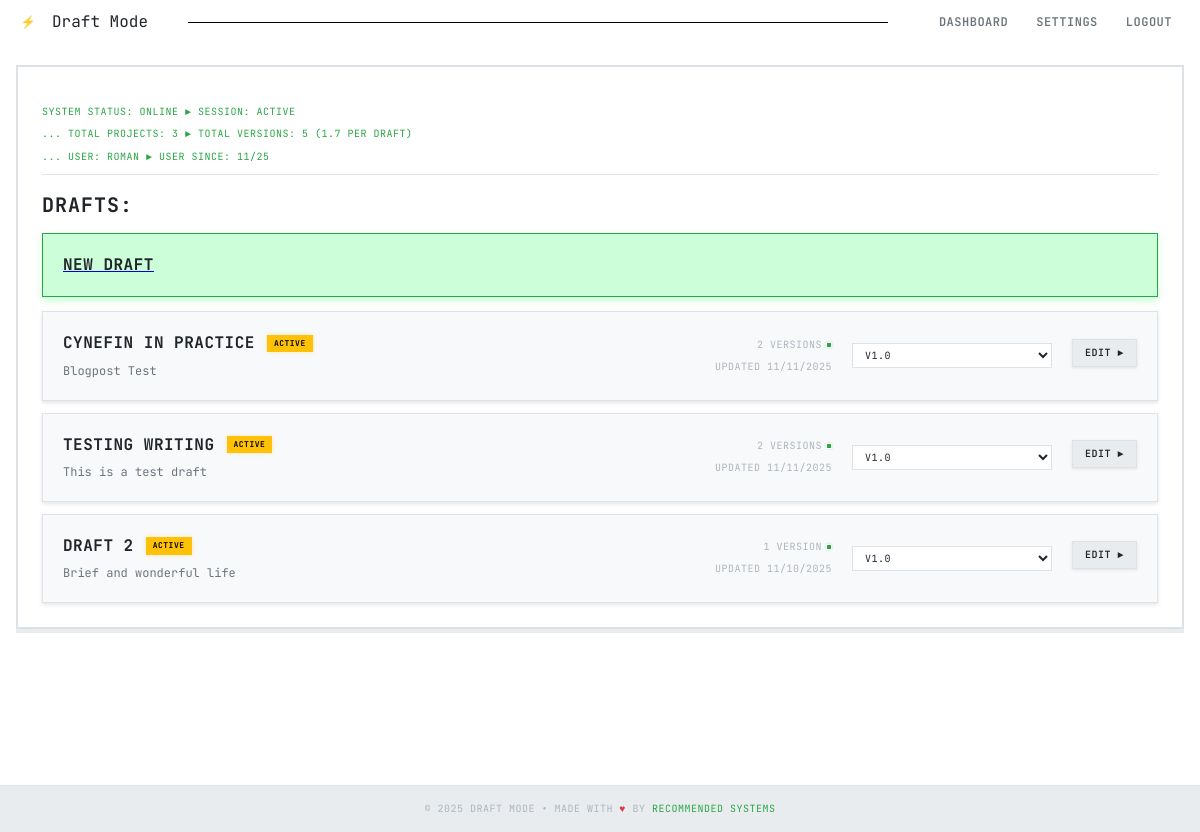
The page /dashboard (signed in) on the database as committed earlier.
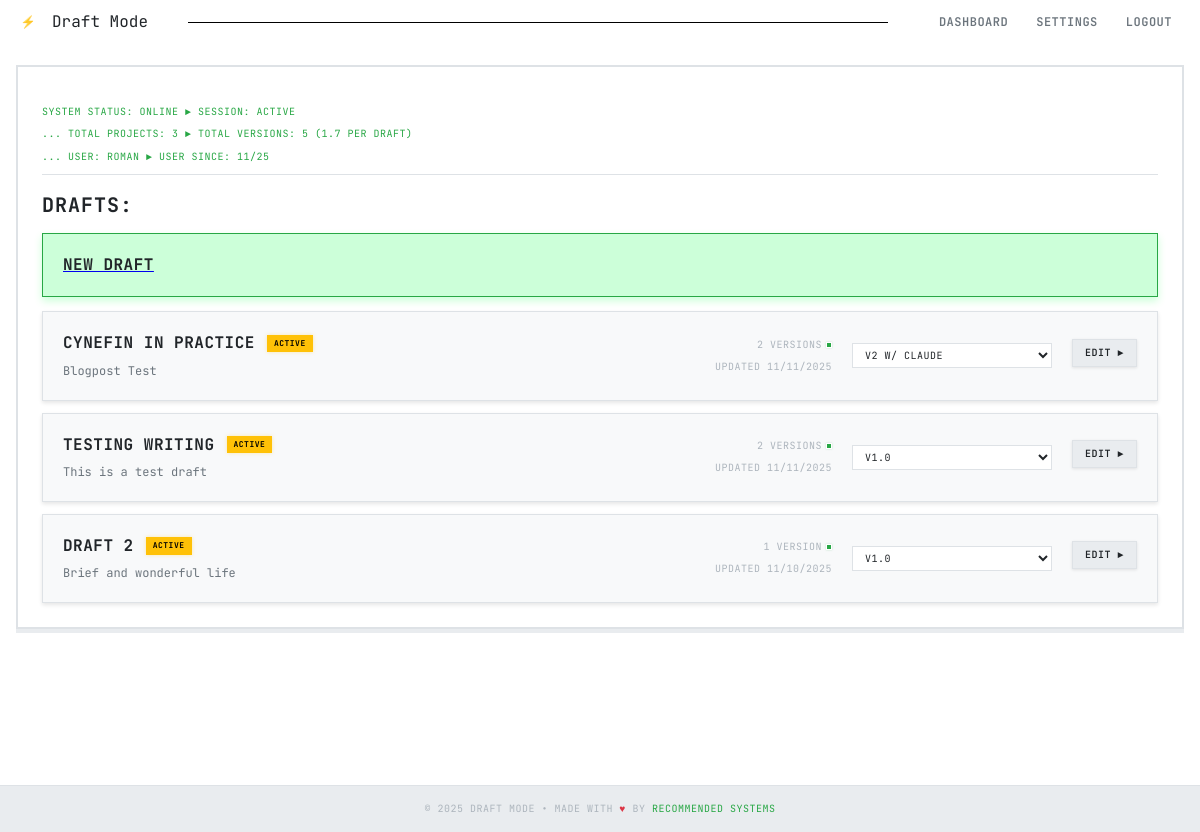
The same page on the database as committed later.
### models.py (models this page shows, shortened)
class User(db.Model):
    __tablename__ = 'users'
    id = db.Column(db.Integer, primary_key=True)
    name = db.Column(db.String(100), nullable=False)
    email = db.Column(db.String(120), unique=True, nullable=False, index=True)
    password_hash = db.Column(db.String(200), nullable=False)
    created_at = db.Column(db.DateTime, default=datetime.utcnow)
    updated_at = db.Column(db.DateTime, default=datetime.utcnow, onupdate=datetime.utcnow)
    failed_login_attempts = db.Column(db.Integer, default=0)
    locked_until = db.Column(db.DateTime, nullable=True)
    email_verified = db.Column(db.Boolean, default=False)
    verification_token = db.Column(db.String(100), unique=True, nullable=True)
    verification_token_expires = db.Column(db.DateTime, nullable=True)
    reset_token = db.Column(db.String(100), unique=True, nullable=True)
    reset_token_expires = db.Column(db.DateTime, nullable=True)
    api_token = db.Column(db.String(64), unique=True, nullable=True)
    api_token_created = db.Column(db.DateTime, nullable=True)
    blog_drafts = db.relationship('BlogDraft', backref='author', lazy=True, cascade='all, delete-orphan')
    @property
    def total_versions(self):
        return sum(len(draft.versions) for draft in self.blog_drafts)

class BlogDraft(db.Model):
    __tablename__ = 'blog_drafts'
    id = db.Column(db.Integer, primary_key=True)
    title = db.Column(db.String(200), nullable=False)
    description = db.Column(db.Text)
    user_id = db.Column(db.Integer, db.ForeignKey('users.id'), nullable=False)
    created_at = db.Column(db.DateTime, default=datetime.utcnow)
    updated_at = db.Column(db.DateTime, default=datetime.utcnow, onupdate=datetime.utcnow)
    versions = db.relationship('DraftVersion', backref='blog_draft', lazy=True, cascade='all, delete-orphan', order_by='DraftVersion.created_at.desc()')

### routes/main.py (the view)
@main_bp.route('/dashboard')
@login_required
def dashboard():
    user = get_current_user()
    drafts = BlogDraft.query.filter_by(user_id=user.id).order_by(BlogDraft.updated_at.desc()).all()
    return render_template('dashboard.html', user=user, drafts=drafts)

### templates/dashboard.html (shortened to what this page needs)
{% extends "base.html" %}
{% block extra_css %}
<link rel="stylesheet" href="{{ url_for('static', filename='css/dashboard.css') }}">
{% endblock %}
{% block breadcrumb %}
<div class="breadcrumb">
    <span style="color: var(--accent-green); font-size: 10px; text-transform: uppercase; letter-spacing: 0.5px;">
        System Status: Online ► Session: Active <br>
        ... Total Projects: {{ drafts|length }} ► Total Versions: {% set total_versions = 0 %}
            {% for draft in drafts %}
                {% set total_versions = total_versions + draft.versions|length %}
            {% endfor %}
            {{ user.total_versions }}
            {% if drafts|length > 0 %}
                    ({{ "%.1f"|format(user.total_versions / drafts|length) }} per draft)
            {% endif %}<br>
        ... User: {{ user.name }} ► User Since: {{ user.created_at.strftime('%m/%y') }}
    </span>
</div>
{% endblock %}
{% block content %}
{% if drafts %}
<h2>DRAFTS:</h2>
    <div class="drafts-list">
        <a href="{{ url_for('drafts.create_draft') }}">
            <div class="draft-card active" style="background-color: rgba(0, 255, 65, 0.2);">
                <div class="draft-title">New Draft</div>
            </div>
        </a>
        {% for draft in drafts %}
        <div class="draft-card">
            <div class="draft-header">
                <div class="draft-title">
                    {% if draft.versions %}
                        {% set current_version = draft.versions|selectattr('is_current')|first %}
                        {% if current_version %}
                            <a href="{{ url_for('drafts.edit_draft', draft_id=draft.id, version=current_version.id) }}" style="color: inherit; text-decoration: none;">{{ draft.title }}</a>
                        {% else %}
                            <a href="{{ url_for('drafts.edit_draft', draft_id=draft.id) }}" style="color: inherit; text-decoration: none;">{{ draft.title }}</a>
                        {% endif %}
                    {% else %}
                        <a href="{{ url_for('drafts.edit_draft', draft_id=draft.id) }}" style="color: inherit; text-decoration: none;">{{ draft.title }}</a>
                    {% endif %}
                    {% if draft.versions %}
                        {% set has_final = false %}
                        {% set has_review = false %}
                        {% set has_working = false %}
                        {% for version in draft.versions %}
                            {% if version.tag == 'final' %}
                                {% set has_final = true %}
                            {% elif version.tag == 'ready_for_review' %}
                                {% set has_review = true %}
                            {% elif version.tag == 'working' %}
                                {% set has_working = true %}
                            {% endif %}
                        {% endfor %}
                        {% if has_final %}
                            <span class="draft-status final">Final</span>
                        {% elif has_review %}
                            <span class="draft-status active" style="background: var(--accent-blue); box-shadow: 0 0 4px var(--accent-blue);">Review</span>
                        {% elif has_working %}
                            <span class="draft-status active" style="background: var(--accent-purple); box-shadow: 0 0 4px var(--accent-purple);">Working</span>
                        {% else %}
                            <span class="draft-status active">Active</span>
                        {% endif %}
                    {% else %}
                        <span class="draft-status empty">Empty</span>
                    {% endif %}
                </div>
                {% if draft.description %}
                    <div class="draft-description">{{ draft.description }}</div>
                {% else %}
                    <div class="draft-description" style="font-style: italic; color: var(--text-muted);">
                        No description provided
                    </div>
                {% endif %}
            </div>
            <div class="draft-meta">
                <div class="draft-versions">
                    <span>{{ draft.versions|length }} version{{ 's' if draft.versions|length != 1 else '' }}</span>
                    <div class="version-indicator"></div>
                </div>
                <div>Updated {{ draft.updated_at.strftime('%m/%d/%Y') }}</div>
            </div>
            <div class="draft-actions">
                {% if draft.versions|length > 0 %}
                    <select class="version-selector" onchange="editVersion({{ draft.id }}, this.value)">
                        {% for version in draft.versions %}
                            <option value="{{ version.id }}" {% if version.is_current %}selected{% endif %}>
                                {% if version.tag and version.tag != 'draft' %}
                                    {% if version.tag == 'final' %}
                                        {{ version.version_name }} [FINAL]
                                    {% elif version.tag == 'ready_for_review' %}
                                        {{ version.version_name }} [REVIEW]
                                    {% elif version.tag == 'working' %}
                                        {{ version.version_name }} [WORKING]
                                    {% else %}
                                        {{ version.version_name }}
                                    {% endif %}
                                {% else %}
                                    {{ version.version_name }}
                                {% endif %}
                            </option>
                        {% endfor %}
                    </select>
                {% endif %}
            </div>
            <div>
                <a href="{{ url_for('drafts.edit_draft', draft_id=draft.id) }}" class="btn edit-btn">
                    Edit ►
                </a>
            </div>
        </div>
        {% endfor %}
    </div>
{% else %}
    <div class="empty-state">
        <h3>No Drafts Found</h3>
        <p>Ready to start your first writing project?</p>
        <a href="{{ url_for("drafts.create_draft") }}" class="btn primary">Initialize First Draft</a>
    </div>
{% endif %}
{% endblock %}

### templates/base.html (shortened to what this page needs)
<!DOCTYPE html>
<html lang="en" data-theme="{{ session.get('theme', 'light') }}">
<head>
    <link rel="stylesheet" href="{{ url_for('static', filename='css/light-theme.css') }}">
    <link rel="stylesheet" href="{{ url_for('static', filename='css/base.css') }}">
    {% block extra_css %}{% endblock %}
</head>
<body>
    <nav class="top-nav">
        <div class="nav-container">
            <a href="{% if session.user_id %}{{ url_for('main.dashboard') }}{% else %}{{ url_for('main.index') }}{% endif %}" class="nav-brand">
                <div class="title-icon">⚡</div> Draft Mode
            </a>
            <div style="width:70%; display:flex;">
                <div style="height:1px; border-bottom:1px solid black; display:inline-flex; width:90%; margin: 0 auto;"></div>
            </div>
            <div class="nav-menu" id="navMenu">
                {% if session.user_id %}
                    <a href="{{ url_for('main.dashboard') }}" class="nav-link">Dashboard</a>
                    <a href="{{ url_for('settings.profile') }}" class="nav-link">Settings</a>
                    <a href="{{ url_for("auth.logout") }}" class="nav-link">Logout</a>
                {% else %}
                    <a href="{{ url_for("auth.login") }}" class="nav-link">Sign In</a>
                    <a href="{{ url_for("auth.signup") }}" class="nav-link primary">Sign Up</a>
                {% endif %}
            </div>
        </div>
    </nav>
    <div class="main-container">
        {% if request.endpoint != 'drafts.edit_draft' %}
        <div class="content-wrapper">
            <div class="content">
                {% block breadcrumb %}{% endblock %}
                {% block content %}{% endblock %}
            </div>
        </div>
        {% else %}
        {% block breadcrumb_editor %}{% endblock %}
        {% include 'partials/flash_messages.html' %}
        {% block editor_content %}{% endblock %}
        {% endif %}
    </div>
    <footer class="footer">
        <div>
            © 2025 Draft Mode • Made with <span class="footer-heart">♥</span> by
            <a href="#" target="_blank">Recommended Systems</a>
        </div>
    </footer>
</body>
</html>

### static/css/light-theme.css (style rules this page uses)
:root { --bg-primary: #ffffff; --bg-secondary: #f8f9fa; --bg-tertiary: #e9ecef; --text-primary: #212529; --text-secondary: #6c757d; --text-muted: #adb5bd; --border-primary: #dee2e6; --border-secondary: #ced4da; --accent-green: #28a745; --accent-red: #dc3545; --accent-yellow: #ffc107; --accent-blue: #007bff; --accent-purple: #6f42c1; --pixel-size: 2px; --glow-primary: 0 0 10px rgba(40, 167, 69, 0.3); --glow-secondary: 0 0 5px rgba(0, 123, 255, 0.3); --scan-lines: #ffffff; }
[data-theme="light"] .btn { background: var(--bg-tertiary); border: 1px solid var(--border-primary); color: var(--text-primary); box-shadow: 0 1px 3px rgba(0, 0, 0, 0.1); }
[data-theme="light"] .top-nav { background: var(--white); }
[data-theme="light"] .nav-link { color: var(--text-secondary); }
[data-theme="light"] input, [data-theme="light"] textarea, [data-theme="light"] select { background: #ffffff; border: 1px solid var(--border-primary); color: var(--text-primary); }
[data-theme="light"] .content { background: var(--bg-primary); }
[data-theme="light"] .draft-card { background: var(--bg-secondary); border: 1px solid var(--border-primary); box-shadow: 0 2px 4px rgba(0, 0, 0, 0.1); }
[data-theme="light"] .draft-status.active { background: var(--accent-yellow); color: #000000; border-color: var(--accent-yellow); box-shadow: 0 0 4px rgba(255, 193, 7, 0.3); }
[data-theme="light"] .footer { background: var(--bg-tertiary); border-top: 1px solid var(--border-primary); }
[data-theme="light"] .breadcrumb { border-bottom: 1px solid var(--border-primary); }
[data-theme="light"] .version-indicator { background: var(--accent-green); border: 1px solid var(--bg-primary); box-shadow: 0 0 2px rgba(40, 167, 69, 0.3); }
[data-theme="light"] body { background-image: var(--scan-lines); }
[data-theme="light"] h1, [data-theme="light"] h2, [data-theme="light"] h3, [data-theme="light"] h4, [data-theme="light"] h5, [data-theme="light"] h6 { text-shadow: none; }

Rows that differ between the two databases and show on the page:
changed BlogDraft "CYNEFIN IN PRACTICE": value "v1.0" → "V2 w/ Claude"
